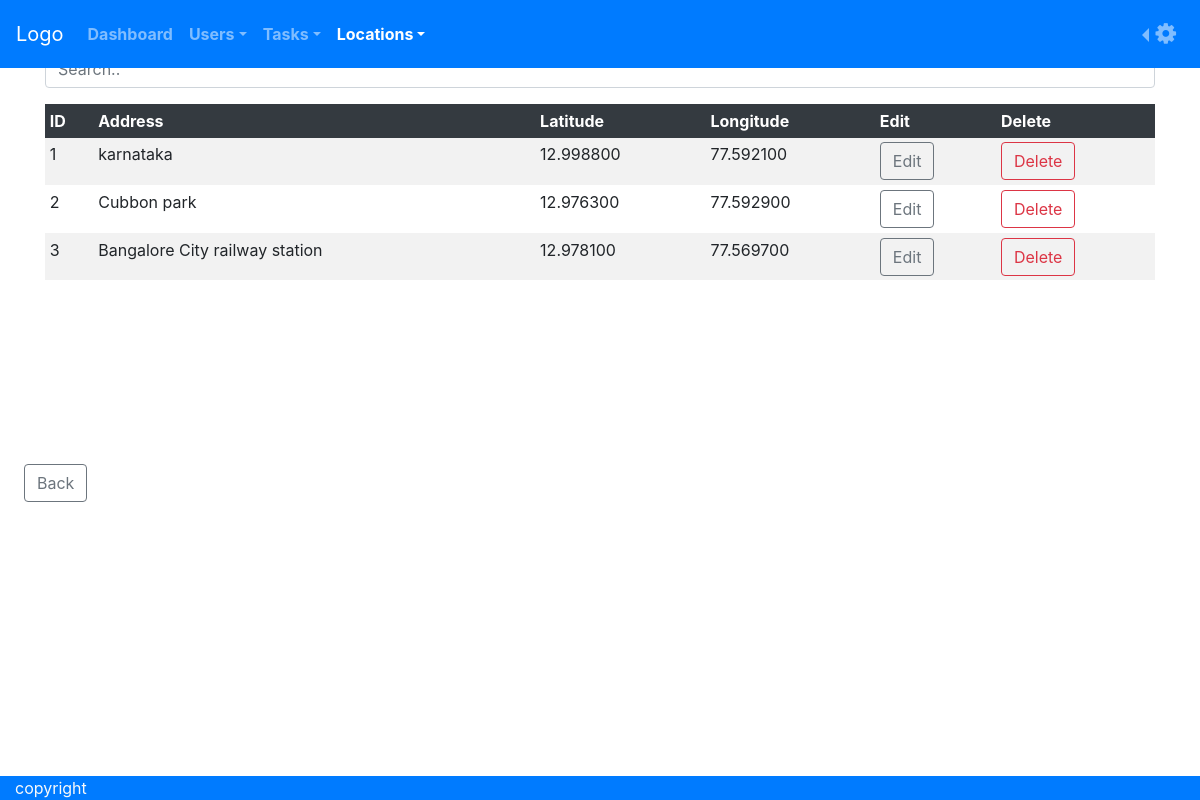
/users/tasks/destination/, run on an earlier commit of the app's database.
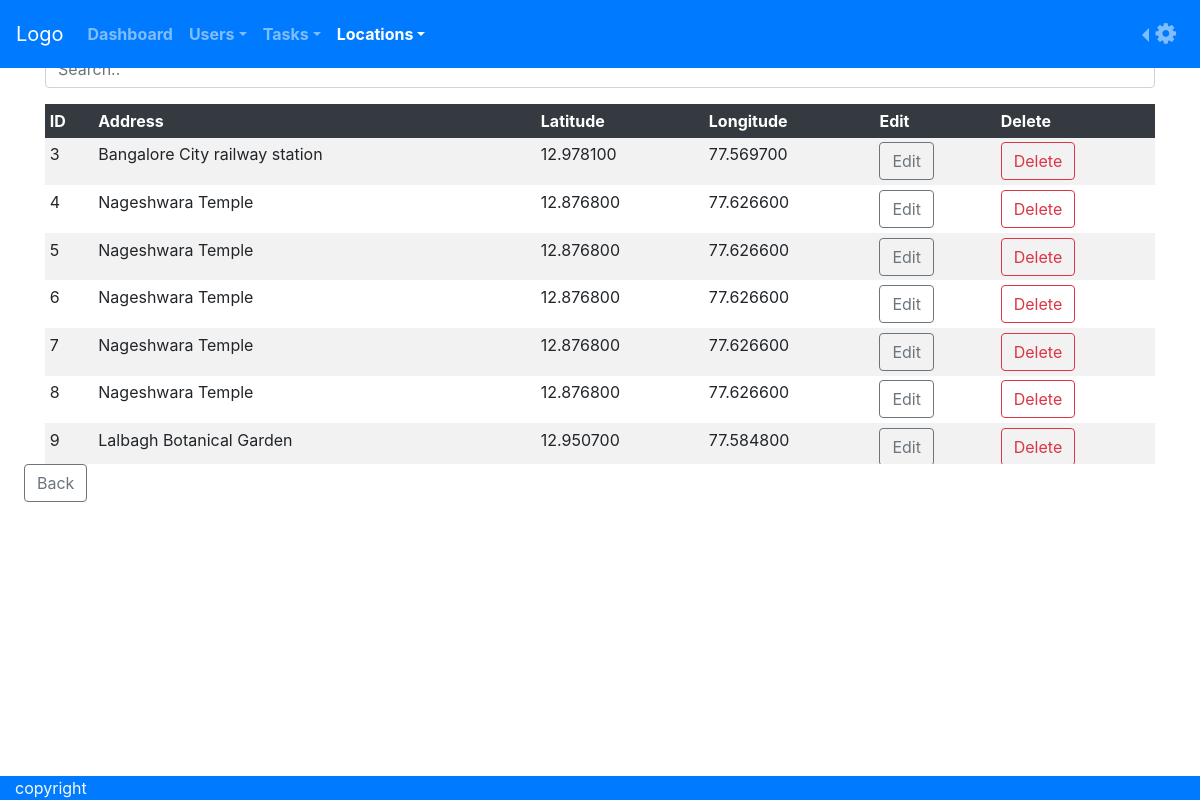
And on a later commit of the database.
### travel/models.py (models this page shows)
class distance(models.Model):
    tid = models.BigAutoField(max_length=5,null=False,unique=True,primary_key=True)
    address = models.CharField(max_length=50,null=True)
    latitude = models.DecimalField(max_digits=10, decimal_places=6,null=True)
    longitude = models.DecimalField(max_digits=10, decimal_places=6,null=True)

### travel/views.py (the view)
# urls.py: path('destination/',destination_list),
def destination_list(request):
    context={'destination':distance.objects.all()}
    return render(request,'destination.html',context)

### templates/destination.html (shortened to what this page needs)
<!DOCTYPE html>
<html lang="en">
  <head>
    <link rel="stylesheet" href="https://maxcdn.bootstrapcdn.com/bootstrap/4.3.1/css/bootstrap.min.css">
    <link rel="stylesheet" href="https://cdnjs.cloudflare.com/ajax/libs/font-awesome/4.7.0/css/font-awesome.min.css">
  </head>
<body>
  <header>
    <nav class="navbar navbar-expand-sm bg-primary navbar-dark fixed-top">
      <a class="navbar-brand" href="#">Logo</a>
     <div class="collapse navbar-collapse" id="collapsibleNavbar">
      <ul class="navbar-nav mr-auto" >
            <li class="nav-item ">
             <a class="nav-link " href="/"><b>Dashboard</b></a>
            </li>
            <li class="nav-item dropdown">
                  <a class="nav-link  dropdown-toggle"  data-toggle="dropdown" href="#"><b>Users</b></a>
            </li>
            <li class="nav-item dropdown ">
                  <a class="nav-link  dropdown-toggle"  data-toggle="dropdown"  href="#"><b>Tasks</b></a>
              </li>
              <li class="nav-item dropdown active">
                <a class="nav-link dropdown-toggle"  data-toggle="dropdown"  href="#"><b>Locations</b></a>
            </li>
      </ul>
      <ul class="nav navbar-nav" >
            <li class="nav-item">
            <li class="nav-item dropdown dropleft">
                  <a class="nav-link  dropdown-toggle" data-toggle="dropdown" id="navbardrop" href="#"><b><i class="fa fa-gear"></i></b></a>
              </li>
          </ul>
      </div>
        </nav>
      </header>
      <main>
        <div  >
          <a href="add/" class="btn btn-outline-success" id="add" > + Add</a>
    </div>
      <div class="container form-group" >
          <input type="text" maxlength="30" class="form-control" placeholder="Search.." id="search" name="search">
      </div>
  <div  align="center" class="container table-fixed">
      <table class="table table-sm table-striped  table-hover table-borderless">
<thead class="thead-dark">
                  <tr>
                      <th>ID</th>
                      <th>Address</th>
                      <th>Latitude</th>
                      <th>Longitude</th>
                      <th>Edit</th>
                      <th>Delete</th>
                  </tr>
                  </thead>
                  {% for item in destination %}
                  <tr class="filter">
                  <td>{{item.tid}}</td>
                  <td>{{item.address}}</td>
                  <td>{{item.latitude}}</td>
                  <td>{{item.longitude}}</td>
                  <td><a href="edit/{{ item.tid }}/"  id="edit" class="btn btn-outline-secondary">Edit</a></td>
                  <td><button type="input" value="{{ item.tid }}" class="btn btn-outline-danger delete" data-toggle="modal" data-target="#Mdelete">Delete</button></td>
                  </tr>
                  {% endfor %}
              </table></div>
              <a id="back" style="margin-left:2vw;" class="btn btn-outline-secondary" href="/">Back</a>
          </main>
          <footer class="container-fluid text-light bg-primary fixed-bottom" >copyright<br> </footer>
</body>
</html>

What changed in the data, as far as the page shows it:
removed distance: tid "1", address "karnataka", latitude "12.998800", longitude "77.592100"
removed distance: tid "2", address "Cubbon park", latitude "12.976300", longitude "77.592900"
added distance: tid "4", address "Nageshwara Temple", latitude "12.876800", longitude "77.626600"
added distance: tid "5", address "Nageshwara Temple", latitude "12.876800", longitude "77.626600"
added distance: tid "6", address "Nageshwara Temple", latitude "12.876800", longitude "77.626600"
added distance: tid "7", address "Nageshwara Temple", latitude "12.876800", longitude "77.626600"
added distance: tid "8", address "Nageshwara Temple", latitude "12.876800", longitude "77.626600"
added distance: tid "9", address "Lalbagh Botanical Garden", latitude "12.950700", longitude "77.584800"
